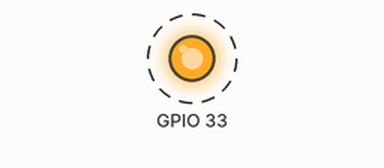
Recording of a program running on a simulated ESP32. Parts: output pins drawn as LEDs (lit = HIGH). Dashed ring = blinking. What the program prints to the serial monitor is not drawn.

Above: at 0.7 s.
Timing chart, 0 to 4.8 s (numbered marks = the images above):
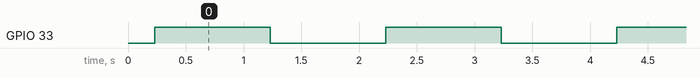

The program:

main.cpp
```cpp
/*
 ________  ________  ________  ________   ________  ________  ________  _________
|\   ____\|\   __  \|\   __  \|\   ___  \|\   __  \|\   ____\|\   __  \|\___   ___\
\ \  \___|\ \  \|\  \ \  \|\  \ \  \\ \  \ \  \|\  \ \  \___|\ \  \|\  \|___ \  \_|
 \ \  \  __\ \   _  _\ \   __  \ \  \\ \  \ \   __  \ \_____  \ \   __  \   \ \  \
  \ \  \|\  \ \  \\  \\ \  \ \  \ \  \\ \  \ \  \ \  \|____|\  \ \  \ \  \   \ \  \
   \ \_______\ \__\\ _\\ \__\ \__\ \__\\ \__\ \__\ \__\____\_\  \ \__\ \__\   \ \__\
    \|_______|\|__|\|__|\|__|\|__|\|__| \|__|\|__|\|__|\_________\|__|\|__|    \|__|
                                                      \|_________|
 * Typing help from: http://patorjk.com/software/taag/#p=display&f=Graffiti&t=Type%20Something%20
 *
 * https://granasat.ugr.es
 *
 * Programmers:
 *  Prof. AndrÃ©s RoldÃ¡n       1/08/2019 (amroldan@ugr.es)
 *  Irene Gil Martín        28/05/2021  (irene.gima3@gmail.com)
 *
 *  Use:
 *
 *  This code is aimed to program the CANSAT leds
 *
 * Versions:
 *
 * Modifications regarding the version of the program have been explained on the README.md file located on the project's root
 *
 *
 *  NOTES:
 */

//**********************************LIBRARIES************************************************//

//----------------------------------------ARDUINO LIBRARIES--------------------------------------//

#include <Arduino.h>

//----------------------------------------DEFINES LIBRARIES--------------------------------------//

#include "../lib/defines.h"

//-------------------------------------------TASK LIBRARY--------------------------------------------//

#include "../lib/LEDS_TEST/LED_TEST.h"

void setup() {

  pinMode(HOLD_BATTERY_ON,OUTPUT);
  //pinMode(LED_UNIBOARD,OUTPUT);
  //pinMode(LED_GPIO39,OUTPUT);
  //pinMode(LED_TX_RX,OUTPUT);
  //pinMode(LED_GPIO7,OUTPUT);

  Serial.begin(PC_BAUDRATE);

  vTaskDelay(200 / portTICK_PERIOD_MS); //Waiting 0.2 second before starting again

  #ifdef SERIAL_PRINT_DEBUG //Printing the values on the monitor if the serial comunication is up
    Serial.println("**********************************************************************************************************************");
    Serial.println();
    Serial.println("                                               INITIATING LED TEST");
    Serial.println("---------------------Program that makes each led blink once every 2 seconds----------------------------------");
    Serial.println();
    Serial.println("**********************************************************************************************************************");
  #endif

  xTaskCreatePinnedToCore(leds_test,   //Calling the task to be executed
                          "LEDs TEST", //Task name
                          1524,             //Stack size
                          NULL,             //Parameter to pass to function
                          20,                //Task Priority (top priority = 24)
                          NULL,             //Task_handle
                          1);               //Core that will exute the task (0 or 1)
}


void loop() {
  // put your main code here, to run repeatedly:
}
```

Measured:
- by itself, GPIO 33: alternates HIGH for 1.0 s and LOW for 1.0 s
